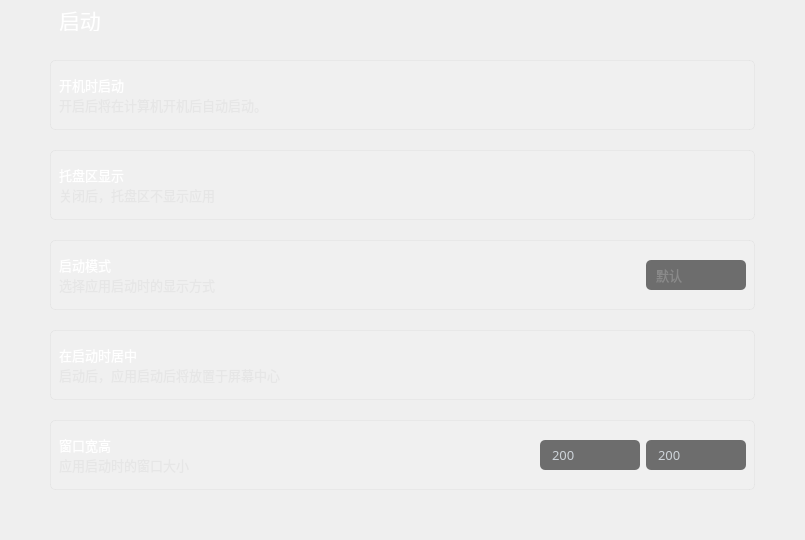
           <widget class="QWidget" name="page_activate">
            <property name="styleSheet">
             <string notr="true">QComboBox{
	color:#ffffff;
	border:0px solid #8a8a8a;
	color: rgb(138, 138, 138);
	border-radius:5px;
	background-color: rgb(25, 25, 25, 155);
	padding-left:10px;
	
	font: 10pt &quot;OPPOSans B&quot;;
}


QComboBox:disabled{
	border:0px solid gray;
	color:gray;
}

QComboBox::drop-down{
	background:transparent;
}
QComboBox::down-arrow{
	image: url(:/lib/tree_open.png);
    width:20px;
	height:20px;
	margin-right: 10px;
}


QComboBox::down-arrow:enabled{
	color:#52DCFE;
}


QComboBox QAbstractItemView{
	font: 10pt &quot;OPPOSans B&quot;;
	outline: 0px solid gray;   /* 选定项的虚框 */
	border:1px solid #1e2d36;
	color:#ffffff;
	background-color:#1e2d36;
	selection-background-color:rgb(37, 84, 138);
	border-radius:0px;
	padding-bottom:2px;
	padding-top:2px;
}

QComboBox QAbstractItemView::item
{
	height:30px;
	font: 10pt &quot;OPPOSans B&quot;;
	border-radius:5px;
}

QComboBox QAbstractItemView::item:hover {
    color:rgb(255,255,255);
	background-color: rgb(37, 84, 138);
}
 
/* 下拉后，整个下拉窗体被选择的每项的样式 */
QComboBox QAbstractItemView::item:selected {
    color:rgb(255,255,255);
	background-color: rgb(37, 84, 138);
}
</string>
            </property>
            <layout class="QVBoxLayout" name="verticalLayout_6">
             <property name="spacing">
              <number>20</number>
             </property>
             <property name="leftMargin">
              <number>50</number>
             </property>
             <property name="topMargin">
              <number>0</number>
             </property>
             <property name="rightMargin">
              <number>50</number>
             </property>
             <property name="bottomMargin">
              <number>10</number>
             </property>
             <item>
              <widget class="QWidget" name="horizontalWidget" native="true">
               <property name="minimumSize">
                <size>
                 <width>0</width>
                 <height>40</height>
                </size>
               </property>
               <property name="maximumSize">
                <size>
                 <width>16777215</width>
                 <height>40</height>
                </size>
               </property>
               <layout class="QHBoxLayout" name="horizontalLayout_2">
                <property name="leftMargin">
                 <number>9</number>
                </property>
                <property name="topMargin">
                 <number>9</number>
                </property>
                <property name="bottomMargin">
                 <number>9</number>
                </property>
                <item>
                 <widget class="QLabel" name="label_activate">
                  <property name="font">
                   <font>
                    <family>OPPOSans B</family>
                    <pointsize>16</pointsize>
                    <stylestrategy>PreferAntialias</stylestrategy>
                   </font>
                  </property>
                  <property name="styleSheet">
                   <string notr="true">color: rgb(255, 255, 255);</string>
                  </property>
                  <property name="text">
                   <string>启动</string>
                  </property>
                 </widget>
                </item>
               </layout>
              </widget>
             </item>
             <item>
              <widget class="QWidget" name="verticalWidget" native="true">
               <property name="minimumSize">
                <size>
                 <width>0</width>
                 <height>70</height>
                </size>
               </property>
               <property name="maximumSize">
                <size>
                 <width>16777215</width>
                 <height>70</height>
                </size>
               </property>
               <property name="styleSheet">
                <string notr="true">#verticalWidget{
	border: 1px solid rgba(197, 197, 197,50);
	
	background-color: rgba(255, 255, 255, 20);
	border-radius: 5px;
}</string>
               </property>
               <layout class="QHBoxLayout" name="horizontalLayout_3">
                <item>
                 <widget class="QWidget" name="horizontalWidget_2" native="true">
                  <property name="minimumSize">
                   <size>
                    <width>0</width>
                    <height>40</height>
                   </size>
                  </property>
                  <property name="maximumSize">
                   <size>
                    <width>16777215</width>
                    <height>40</height>
                   </size>
                  </property>
                  <property name="styleSheet">
                   <string notr="true"/>
                  </property>
                  <layout class="QVBoxLayout" name="verticalLayout_3">
                   <property name="spacing">
                    <number>0</number>
                   </property>
                   <property name="leftMargin">
                    <number>0</number>
                   </property>
                   <property name="topMargin">
                    <number>0</number>
                   </property>
                   <property name="rightMargin">
                    <number>0</number>
                   </property>
                   <property name="bottomMargin">
                    <number>0</number>
                   </property>
                   <item>
                    <widget class="QLabel" name="label_selfStart">
                     <property name="font">
                      <font>
                       <family>OPPOSans B</family>
                       <pointsize>10</pointsize>
                       <stylestrategy>PreferAntialias</stylestrategy>
                      </font>
                     </property>
                     <property name="styleSheet">
                      <string notr="true">color: rgb(255, 255, 255);
background-color: rgba(255, 255, 255, 0);</string>
                     </property>
                     <property name="text">
                      <string>开机时启动</string>
                     </property>
                    </widget>
                   </item>
                   <item>
                    <widget class="QLabel" name="label_selfStart_tip">
                     <property name="maximumSize">
                      <size>
                       <width>16777215</width>
                       <height>20</height>
                      </size>
                     </property>
                     <property name="font">
                      <font>
                       <family>OPPOSans B</family>
                       <pointsize>10</pointsize>
                       <stylestrategy>PreferAntialias</stylestrategy>
                      </font>
                     </property>
                     <property name="styleSheet">
                      <string notr="true">color: rgba(223, 223, 223, 150);</string>
                     </property>
                     <property name="text">
                      <string>开启后将在计算机开机后自动启动。</string>
                     </property>
                    </widget>
                   </item>
                  </layout>
                 </widget>
                </item>
                <item>
                 <spacer name="horizontalSpacer_2">
                  <property name="orientation">
                   <enum>Qt::Horizontal</enum>
                  </property>
                  <property name="sizeHint" stdset="0">
                   <size>
                    <width>431</width>
                    <height>20</height>
                   </size>
                  </property>
                 </spacer>
                </item>
                <item>
                 <layout class="QVBoxLayout" name="verticalLayout_selfStart"/>
                </item>
               </layout>
              </widget>
             </item>
             <item>
              <widget class="QWidget" name="verticalWidget_25" native="true">
               <property name="minimumSize">
                <size>
                 <width>0</width>
                 <height>70</height>
                </size>
               </property>
               <property name="maximumSize">
                <size>
                 <width>16777215</width>
                 <height>70</height>
                </size>
               </property>
               <property name="styleSheet">
                <string notr="true">#verticalWidget_25{
	border: 1px solid rgba(197, 197, 197,50);
	
	background-color: rgba(255, 255, 255, 20);
	border-radius: 5px;
}</string>
               </property>
               <layout class="QHBoxLayout" name="horizontalLayout_18">
                <item>
                 <widget class="QWidget" name="horizontalWidget_17" native="true">
                  <property name="minimumSize">
                   <size>
                    <width>0</width>
                    <height>40</height>
                   </size>
                  </property>
                  <property name="maximumSize">
                   <size>
                    <width>16777215</width>
                    <height>40</height>
                   </size>
                  </property>
                  <property name="styleSheet">
                   <string notr="true"/>
                  </property>
                  <layout class="QVBoxLayout" name="verticalLayout_28">
                   <property name="spacing">
                    <number>0</number>
                   </property>
                   <property name="leftMargin">
                    <number>0</number>
                   </property>
                   <property name="topMargin">
                    <number>0</number>
                   </property>
                   <property name="rightMargin">
                    <number>0</number>
                   </property>
                   <property name="bottomMargin">
                    <number>0</number>
                   </property>
                   <item>
                    <widget class="QLabel" name="label_trayDisplay">
                     <property name="font">
                      <font>
                       <family>OPPOSans B</family>
                       <pointsize>10</pointsize>
                       <stylestrategy>PreferAntialias</stylestrategy>
                      </font>
                     </property>
                     <property name="styleSheet">
                      <string notr="true">color: rgb(255, 255, 255);
background-color: rgba(255, 255, 255, 0);</string>
                     </property>
                     <property name="text">
                      <string>托盘区显示</string>
                     </property>
                    </widget>
                   </item>
                   <item>
                    <widget class="QLabel" name="label_trayDisplay_tip">
                     <property name="maximumSize">
                      <size>
                       <width>16777215</width>
                       <height>20</height>
                      </size>
                     </property>
                     <property name="font">
                      <font>
                       <family>OPPOSans B</family>
                       <pointsize>10</pointsize>
                       <stylestrategy>PreferAntialias</stylestrategy>
                      </font>
                     </property>
                     <property name="styleSheet">
                      <string notr="true">color: rgba(223, 223, 223, 150);</string>
                     </property>
                     <property name="text">
                      <string>关闭后，托盘区不显示应用</string>
                     </property>
                    </widget>
                   </item>
                  </layout>
                 </widget>
                </item>
                <item>
                 <spacer name="horizontalSpacer_31">
                  <property name="orientation">
                   <enum>Qt::Horizontal</enum>
                  </property>
                  <property name="sizeHint" stdset="0">
                   <size>
                    <width>431</width>
                    <height>20</height>
                   </size>
                  </property>
                 </spacer>
                </item>
                <item>
                 <layout class="QVBoxLayout" name="verticalLayout_trayDisplay"/>
                </item>
               </layout>
              </widget>
             </item>
             <item>
              <widget class="QWidget" name="verticalWidget_2" native="true">
               <property name="minimumSize">
                <size>
                 <width>0</width>
                 <height>70</height>
                </size>
               </property>
               <property name="maximumSize">
                <size>
                 <width>16777215</width>
                 <height>70</height>
                </size>
               </property>
               <property name="styleSheet">
                <string notr="true">#verticalWidget_2{
	border: 1px solid rgba(197, 197, 197,50);
	
	background-color: rgba(255, 255, 255, 20);
	border-radius: 5px;
}</string>
               </property>
               <layout class="QHBoxLayout" name="horizontalLayout_4">
                <item>
                 <widget class="QWidget" name="horizontalWidget_3" native="true">
                  <property name="minimumSize">
                   <size>
                    <width>0</width>
                    <height>40</height>
                   </size>
                  </property>
                  <property name="maximumSize">
                   <size>
                    <width>16777215</width>
                    <height>40</height>
                   </size>
                  </property>
                  <layout class="QVBoxLayout" name="verticalLayout_4">
                   <property name="spacing">
                    <number>0</number>
                   </property>
                   <property name="leftMargin">
                    <number>0</number>
                   </property>
                   <property name="topMargin">
                    <number>0</number>
                   </property>
                   <property name="rightMargin">
                    <number>0</number>
                   </property>
                   <property name="bottomMargin">
                    <number>0</number>
                   </property>
                   <item>
                    <widget class="QLabel" name="label_startMode">
                     <property name="font">
                      <font>
                       <family>OPPOSans B</family>
                       <pointsize>10</pointsize>
                       <stylestrategy>PreferAntialias</stylestrategy>
                      </font>
                     </property>
                     <property name="styleSheet">
                      <string notr="true">color: rgb(255, 255, 255);</string>
                     </property>
                     <property name="text">
                      <string>启动模式</string>
                     </property>
                    </widget>
                   </item>
                   <item>
                    <widget class="QLabel" name="label_startMode_tip">
                     <property name="minimumSize">
                      <size>
                       <width>0</width>
                       <height>20</height>
                      </size>
                     </property>
                     <property name="maximumSize">
                      <size>
                       <width>16777215</width>
                       <height>20</height>
                      </size>
                     </property>
                     <property name="font">
                      <font>
                       <family>OPPOSans B</family>
                       <pointsize>10</pointsize>
                       <stylestrategy>PreferAntialias</stylestrategy>
                      </font>
                     </property>
                     <property name="styleSheet">
                      <string notr="true">color: rgba(223, 223, 223, 150);</string>
                     </property>
                     <property name="text">
                      <string>选择应用启动时的显示方式</string>
                     </property>
                    </widget>
                   </item>
                  </layout>
                 </widget>
                </item>
                <item>
                 <spacer name="horizontalSpacer_3">
                  <property name="orientation">
                   <enum>Qt::Horizontal</enum>
                  </property>
                  <property name="sizeHint" stdset="0">
                   <size>
                    <width>385</width>
                    <height>20</height>
                   </size>
                  </property>
                 </spacer>
                </item>
                <item>
                 <widget class="QComboBox" name="comboBox_startMode">
                  <property name="minimumSize">
                   <size>
                    <width>100</width>
                    <height>30</height>
                   </size>
                  </property>
                  <property name="maximumSize">
                   <size>
                    <width>100</width>
                    <height>30</height>
                   </size>
                  </property>
                  <property name="font">
                   <font>
                    <family>OPPOSans B</family>
                    <pointsize>10</pointsize>
                    <weight>50</weight>
                    <italic>false</italic>
                    <bold>false</bold>
                    <stylestrategy>PreferAntialias</stylestrategy>
                   </font>
                  </property>
                  <property name="styleSheet">
                   <string notr="true"/>
                  </property>
                  <property name="iconSize">
                   <size>
                    <width>20</width>
                    <height>20</height>
                   </size>
                  </property>
                  <item>
                   <property name="text">
                    <string>默认</string>
                   </property>
                  </item>
                  <item>
                   <property name="text">
                    <string>最大化</string>
                   </property>
                  </item>
                  <item>
                   <property name="text">
                    <string>全屏</string>
                   </property>
                  </item>
                 </widget>
                </item>
               </layout>
              </widget>
             </item>
             <item>
              <widget class="QWidget" name="verticalWidget_4" native="true">
               <property name="minimumSize">
                <size>
                 <width>0</width>
                 <height>70</height>
                </size>
               </property>
               <property name="maximumSize">
                <size>
                 <width>16777215</width>
                 <height>70</height>
                </size>
               </property>
               <property name="styleSheet">
                <string notr="true">#verticalWidget_4{
	border: 1px solid rgba(197, 197, 197,50);
	
	background-color: rgba(255, 255, 255, 20);
	border-radius: 5px;
}</string>
               </property>
               <layout class="QHBoxLayout" name="horizontalLayout_6">
                <item>
                 <widget class="QWidget" name="horizontalWidget_5" native="true">
                  <property name="minimumSize">
                   <size>
                    <width>0</width>
                    <height>40</height>
                   </size>
                  </property>
                  <property name="maximumSize">
                   <size>
                    <width>16777215</width>
                    <height>40</height>
                   </size>
                  </property>
                  <layout class="QVBoxLayout" name="verticalLayout_7">
                   <property name="spacing">
                    <number>0</number>
                   </property>
                   <property name="leftMargin">
                    <number>0</number>
                   </property>
                   <property name="topMargin">
                    <number>0</number>
                   </property>
                   <property name="rightMargin">
                    <number>0</number>
                   </property>
                   <property name="bottomMargin">
                    <number>0</number>
                   </property>
                   <item>
                    <widget class="QLabel" name="label_startCenter">
                     <property name="font">
                      <font>
                       <family>OPPOSans B</family>
                       <pointsize>10</pointsize>
                       <stylestrategy>PreferAntialias</stylestrategy>
                      </font>
                     </property>
                     <property name="styleSheet">
                      <string notr="true">color: rgb(255, 255, 255);</string>
                     </property>
                     <property name="text">
                      <string>在启动时居中</string>
                     </property>
                    </widget>
                   </item>
                   <item>
                    <widget class="QLabel" name="label_startCenter_tip">
                     <property name="minimumSize">
                      <size>
                       <width>0</width>
                       <height>20</height>
                      </size>
                     </property>
                     <property name="maximumSize">
                      <size>
                       <width>16777215</width>
                       <height>20</height>
                      </size>
                     </property>
                     <property name="font">
                      <font>
                       <family>OPPOSans B</family>
                       <pointsize>10</pointsize>
                       <stylestrategy>PreferAntialias</stylestrategy>
                      </font>
                     </property>
                     <property name="styleSheet">
                      <string notr="true">color: rgba(223, 223, 223, 150);</string>
                     </property>
                     <property name="text">
                      <string>启动后，应用启动后将放置于屏幕中心</string>
                     </property>
                    </widget>
                   </item>
                  </layout>
                 </widget>
                </item>
                <item>
                 <spacer name="horizontalSpacer">
                  <property name="orientation">
                   <enum>Qt::Horizontal</enum>
                  </property>
                  <property name="sizeHint" stdset="0">
                   <size>
                    <width>418</width>
                    <height>20</height>
                   </size>
                  </property>
                 </spacer>
                </item>
                <item>
                 <layout class="QVBoxLayout" name="verticalLayout_startCenter"/>
                </item>
               </layout>
              </widget>
             </item>
             <item>
              <widget class="QWidget" name="verticalWidget_3" native="true">
               <property name="minimumSize">
                <size>
                 <width>0</width>
                 <height>70</height>
                </size>
               </property>
               <property name="maximumSize">
                <size>
                 <width>16777215</width>
                 <height>70</height>
                </size>
               </property>
               <property name="styleSheet">
                <string notr="true">#verticalWidget_3{
	border: 1px solid rgba(197, 197, 197,50);
	
	background-color: rgba(255, 255, 255, 20);
	border-radius: 5px;
}

QLineEdit{
color:#ced4da;
border-radius: 14px;
background-color: rgb(25, 25, 25, 155);
border: 0px solid rgba(255, 255, 255, 0);
border-radius: 5px;
padding-left:10px;
padding-right:10px;
}</string>
               </property>
               <layout class="QHBoxLayout" name="horizontalLayout_5">
                <item>
                 <widget class="QWidget" name="horizontalWidget_4" native="true">
                  <property name="minimumSize">
                   <size>
                    <width>0</width>
                    <height>40</height>
                   </size>
                  </property>
                  <property name="maximumSize">
                   <size>
                    <width>16777215</width>
                    <height>40</height>
                   </size>
                  </property>
                  <layout class="QVBoxLayout" name="verticalLayout_5">
                   <property name="spacing">
                    <number>0</number>
                   </property>
                   <property name="leftMargin">
                    <number>0</number>
                   </property>
                   <property name="topMargin">
                    <number>0</number>
                   </property>
                   <property name="rightMargin">
                    <number>0</number>
                   </property>
                   <property name="bottomMargin">
                    <number>0</number>
                   </property>
                   <item>
                    <widget class="QLabel" name="label_startPosition">
                     <property name="font">
                      <font>
                       <family>OPPOSans B</family>
                       <pointsize>10</pointsize>
                       <stylestrategy>PreferAntialias</stylestrategy>
                      </font>
                     </property>
                     <property name="styleSheet">
                      <string notr="true">color: rgb(255, 255, 255);</string>
                     </property>
                     <property name="text">
                      <string>窗口宽高</string>
                     </property>
                    </widget>
                   </item>
                   <item>
                    <widget class="QLabel" name="label_startPosition_tip">
                     <property name="minimumSize">
                      <size>
                       <width>0</width>
                       <height>20</height>
                      </size>
                     </property>
                     <property name="maximumSize">
                      <size>
                       <width>16777215</width>
                       <height>20</height>
                      </size>
                     </property>
                     <property name="font">
                      <font>
                       <family>OPPOSans B</family>
                       <pointsize>10</pointsize>
                       <stylestrategy>PreferAntialias</stylestrategy>
                      </font>
                     </property>
                     <property name="styleSheet">
                      <string notr="true">color: rgba(223, 223, 223, 150);</string>
                     </property>
                     <property name="text">
                      <string>应用启动时的窗口大小</string>
                     </property>
                    </widget>
                   </item>
                  </layout>
                 </widget>
                </item>
                <item>
                 <spacer name="horizontalSpacer_4">
                  <property name="orientation">
                   <enum>Qt::Horizontal</enum>
                  </property>
                  <property name="sizeHint" stdset="0">
                   <size>
                    <width>345</width>
                    <height>20</height>
                   </size>
                  </property>
                 </spacer>
                </item>
                <item>
                 <widget class="QLineEdit" name="lineEdit_startPositionX">
                  <property name="minimumSize">
                   <size>
                    <width>0</width>
                    <height>30</height>
                   </size>
                  </property>
                  <property name="maximumSize">
                   <size>
                    <width>100</width>
                    <height>16777215</height>
                   </size>
                  </property>
                  <property name="font">
                   <font>
                    <family>OPPOSans B</family>
                    <pointsize>10</pointsize>
                   </font>
                  </property>
                  <property name="text">
                   <string>200</string>
                  </property>
                 </widget>
                </item>
                <item>
                 <widget class="QLineEdit" name="lineEdit_startPositionY">
                  <property name="minimumSize">
                   <size>
                    <width>0</width>
                    <height>30</height>
                   </size>
                  </property>
                  <property name="maximumSize">
                   <size>
                    <width>100</width>
                    <height>16777215</height>
                   </size>
                  </property>
                  <property name="font">
                   <font>
                    <family>OPPOSans B</family>
                    <pointsize>10</pointsize>
                   </font>
                  </property>
                  <property name="text">
                   <string>200</string>
                  </property>
                 </widget>
                </item>
               </layout>
              </widget>
             </item>
             <item>
              <spacer name="verticalSpacer_2">
               <property name="orientation">
                <enum>Qt::Vertical</enum>
               </property>
               <property name="sizeHint" stdset="0">
                <size>
                 <width>20</width>
                 <height>40</height>
                </size>
               </property>
              </spacer>
             </item>
            </layout>
           </widget>
